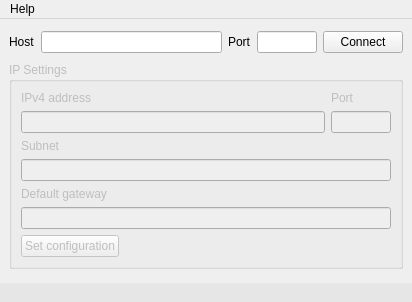
<?xml version="1.0" encoding="UTF-8"?>
<ui version="4.0">
 <class>MainWindow</class>
 <widget class="QMainWindow" name="MainWindow">
  <property name="geometry">
   <rect>
    <x>0</x>
    <y>0</y>
    <width>412</width>
    <height>302</height>
   </rect>
  </property>
  <widget class="QWidget" name="wgtcentral">
   <layout class="QGridLayout" name="gridLayout_2">
    <item row="0" column="1" colspan="2">
     <widget class="QLineEdit" name="line_host">
      <property name="sizePolicy">
       <sizepolicy hsizetype="Preferred" vsizetype="Fixed">
        <horstretch>0</horstretch>
        <verstretch>0</verstretch>
       </sizepolicy>
      </property>
      <property name="maxLength">
       <number>15</number>
      </property>
     </widget>
    </item>
    <item row="0" column="3">
     <widget class="QLabel" name="lblhostport">
      <property name="sizePolicy">
       <sizepolicy hsizetype="Fixed" vsizetype="Preferred">
        <horstretch>0</horstretch>
        <verstretch>0</verstretch>
       </sizepolicy>
      </property>
      <property name="text">
       <string>Port</string>
      </property>
     </widget>
    </item>
    <item row="0" column="5">
     <widget class="QPushButton" name="btn_connect">
      <property name="sizePolicy">
       <sizepolicy hsizetype="Fixed" vsizetype="Fixed">
        <horstretch>0</horstretch>
        <verstretch>0</verstretch>
       </sizepolicy>
      </property>
      <property name="text">
       <string>Connect</string>
      </property>
     </widget>
    </item>
    <item row="0" column="0">
     <widget class="QLabel" name="lblhost">
      <property name="sizePolicy">
       <sizepolicy hsizetype="Fixed" vsizetype="Preferred">
        <horstretch>0</horstretch>
        <verstretch>0</verstretch>
       </sizepolicy>
      </property>
      <property name="text">
       <string>Host</string>
      </property>
     </widget>
    </item>
    <item row="3" column="0" colspan="6">
     <widget class="QGroupBox" name="grp_ip">
      <property name="enabled">
       <bool>false</bool>
      </property>
      <property name="sizePolicy">
       <sizepolicy hsizetype="Preferred" vsizetype="Fixed">
        <horstretch>0</horstretch>
        <verstretch>0</verstretch>
       </sizepolicy>
      </property>
      <property name="title">
       <string>IP Settings</string>
      </property>
      <property name="alignment">
       <set>Qt::AlignLeading|Qt::AlignLeft|Qt::AlignTop</set>
      </property>
      <layout class="QGridLayout" name="gridLayout_3">
       <item row="1" column="1">
        <widget class="QLineEdit" name="line_port">
         <property name="sizePolicy">
          <sizepolicy hsizetype="Fixed" vsizetype="Fixed">
           <horstretch>0</horstretch>
           <verstretch>0</verstretch>
          </sizepolicy>
         </property>
         <property name="maximumSize">
          <size>
           <width>60</width>
           <height>16777215</height>
          </size>
         </property>
        </widget>
       </item>
       <item row="6" column="0">
        <widget class="QPushButton" name="btn_configure">
         <property name="sizePolicy">
          <sizepolicy hsizetype="Fixed" vsizetype="Fixed">
           <horstretch>0</horstretch>
           <verstretch>0</verstretch>
          </sizepolicy>
         </property>
         <property name="text">
          <string>Set configuration</string>
         </property>
        </widget>
       </item>
       <item row="0" column="0">
        <widget class="QLabel" name="lblip">
         <property name="sizePolicy">
          <sizepolicy hsizetype="Fixed" vsizetype="Fixed">
           <horstretch>0</horstretch>
           <verstretch>0</verstretch>
          </sizepolicy>
         </property>
         <property name="text">
          <string>IPv4 address</string>
         </property>
        </widget>
       </item>
       <item row="2" column="0">
        <widget class="QLabel" name="lblsubnet">
         <property name="sizePolicy">
          <sizepolicy hsizetype="Fixed" vsizetype="Fixed">
           <horstretch>0</horstretch>
           <verstretch>0</verstretch>
          </sizepolicy>
         </property>
         <property name="text">
          <string>Subnet</string>
         </property>
        </widget>
       </item>
       <item row="0" column="1">
        <widget class="QLabel" name="lblport">
         <property name="sizePolicy">
          <sizepolicy hsizetype="Fixed" vsizetype="Fixed">
           <horstretch>0</horstretch>
           <verstretch>0</verstretch>
          </sizepolicy>
         </property>
         <property name="text">
          <string>Port</string>
         </property>
        </widget>
       </item>
       <item row="1" column="0">
        <widget class="QLineEdit" name="line_ip">
         <property name="maxLength">
          <number>15</number>
         </property>
        </widget>
       </item>
       <item row="4" column="0">
        <widget class="QLabel" name="lbldefgate">
         <property name="sizePolicy">
          <sizepolicy hsizetype="Fixed" vsizetype="Preferred">
           <horstretch>0</horstretch>
           <verstretch>0</verstretch>
          </sizepolicy>
         </property>
         <property name="text">
          <string>Default gateway</string>
         </property>
        </widget>
       </item>
       <item row="3" column="0" colspan="2">
        <widget class="QLineEdit" name="line_subnet">
         <property name="maxLength">
          <number>15</number>
         </property>
        </widget>
       </item>
       <item row="5" column="0" colspan="2">
        <widget class="QLineEdit" name="line_defgate">
         <property name="maxLength">
          <number>15</number>
         </property>
        </widget>
       </item>
      </layout>
     </widget>
    </item>
    <item row="0" column="4">
     <widget class="QLineEdit" name="line_hostport">
      <property name="sizePolicy">
       <sizepolicy hsizetype="Fixed" vsizetype="Fixed">
        <horstretch>0</horstretch>
        <verstretch>0</verstretch>
       </sizepolicy>
      </property>
      <property name="maximumSize">
       <size>
        <width>60</width>
        <height>16777215</height>
       </size>
      </property>
      <property name="maxLength">
       <number>5</number>
      </property>
     </widget>
    </item>
   </layout>
  </widget>
  <widget class="QMenuBar" name="menubar">
   <property name="geometry">
    <rect>
     <x>0</x>
     <y>0</y>
     <width>412</width>
     <height>20</height>
    </rect>
   </property>
   <widget class="QMenu" name="menuHelp">
    <property name="title">
     <string>Help</string>
    </property>
    <widget class="QMenu" name="menuLog_level">
     <property name="title">
      <string>Log level</string>
     </property>
     <addaction name="actionDebug"/>
     <addaction name="actionInfo"/>
     <addaction name="actionWarning"/>
     <addaction name="actionError"/>
     <addaction name="actionCritical"/>
    </widget>
    <addaction name="menuLog_level"/>
    <addaction name="actionHelp"/>
   </widget>
   <addaction name="menuHelp"/>
  </widget>
  <widget class="QStatusBar" name="statusbar">
   <property name="styleSheet">
    <string notr="true">background-color: rgb(230, 230, 230);</string>
   </property>
   <property name="sizeGripEnabled">
    <bool>false</bool>
   </property>
  </widget>
  <action name="actionDebug">
   <property name="checkable">
    <bool>true</bool>
   </property>
   <property name="text">
    <string>Debug</string>
   </property>
  </action>
  <action name="actionInfo">
   <property name="checkable">
    <bool>true</bool>
   </property>
   <property name="text">
    <string>Info</string>
   </property>
  </action>
  <action name="actionWarning">
   <property name="checkable">
    <bool>true</bool>
   </property>
   <property name="text">
    <string>Warning</string>
   </property>
  </action>
  <action name="actionError">
   <property name="checkable">
    <bool>true</bool>
   </property>
   <property name="text">
    <string>Error</string>
   </property>
  </action>
  <action name="actionCritical">
   <property name="checkable">
    <bool>true</bool>
   </property>
   <property name="text">
    <string>Critical</string>
   </property>
  </action>
  <action name="actionHelp">
   <property name="text">
    <string>Help</string>
   </property>
  </action>
 </widget>
 <resources/>
 <connections/>
</ui>
